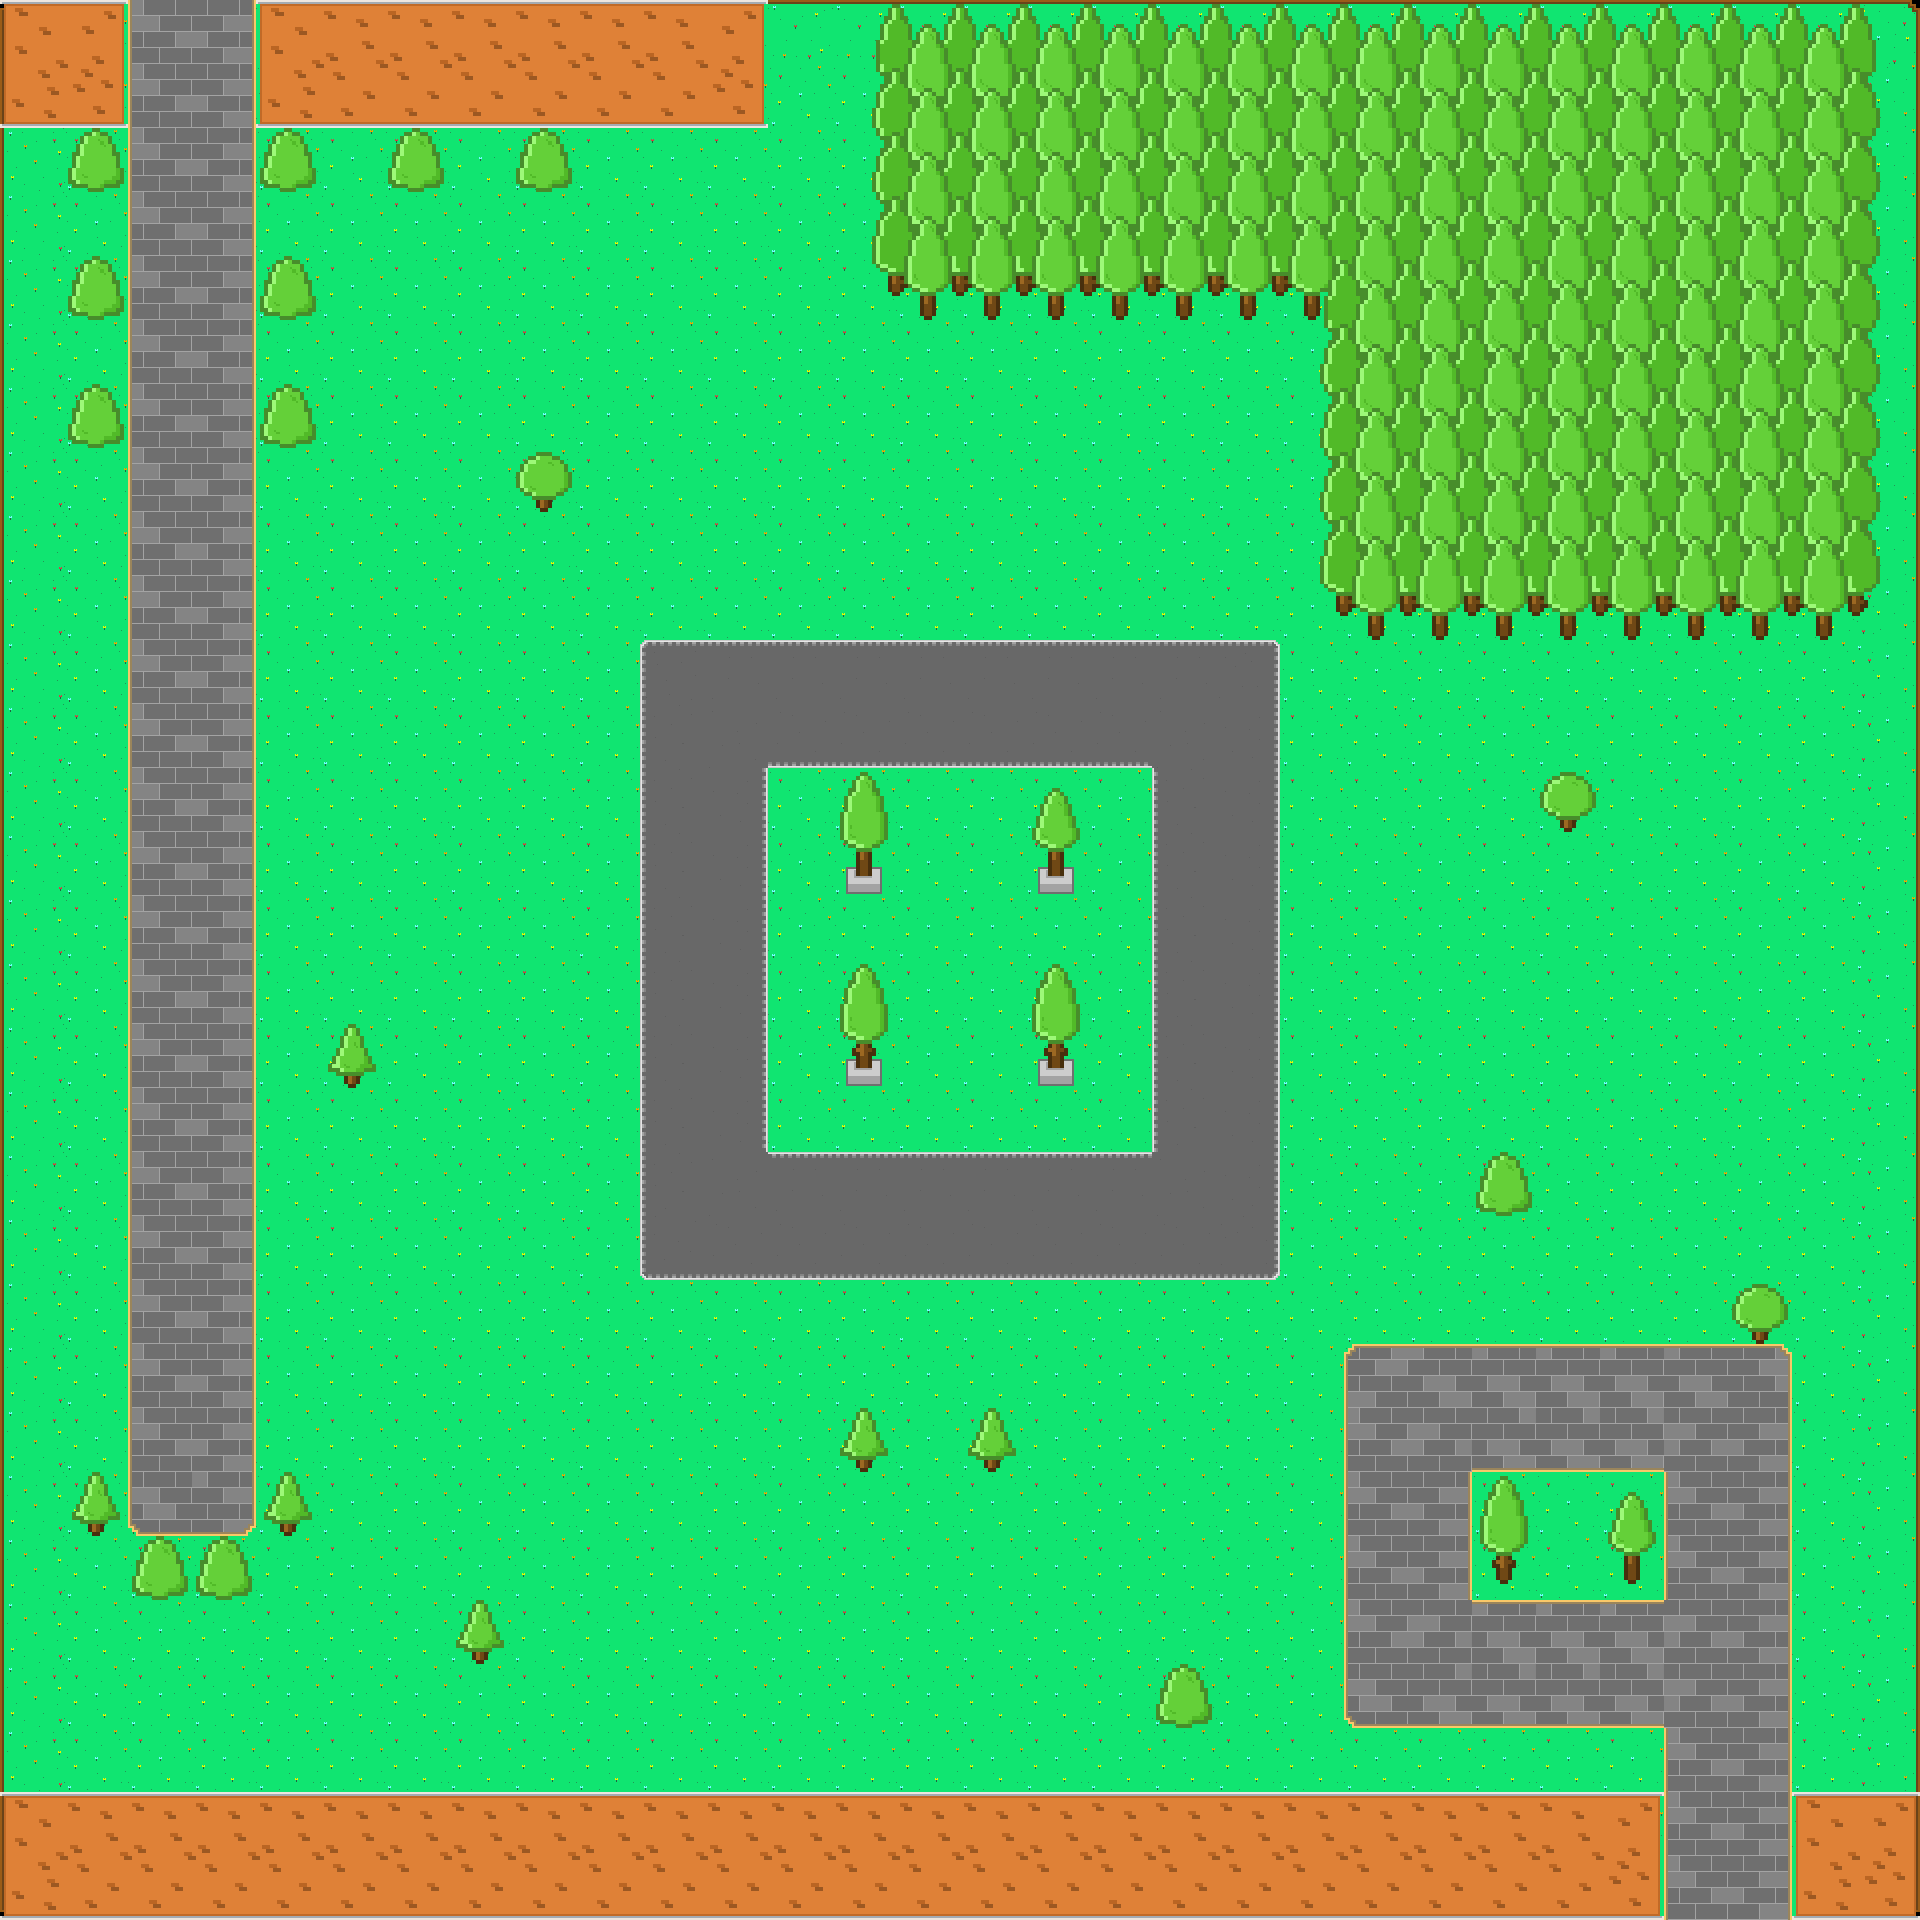

A level layout from a 2D game, rendered from its tile map. Below: a short description, then the map file with tile-grid data replaced by summaries:
An orthogonal 30x30 tile map with 64x64 px tiles, 3 tile layers (Base, Trees 1, Trees 2) and 32 objects.

<map version="1.10" tiledversion="1.10.2" orientation="orthogonal" renderorder="right-down" width="30" height="30" tilewidth="64" tileheight="64" infinite="0" nextlayerid="5" nextobjectid="35">
 <editorsettings>
  <export target="TestMap.lua" format="lua" />
 </editorsettings>
 <tileset firstgid="1" name="TestTiles" tilewidth="64" tileheight="64" tilecount="54" columns="9">
  <image source="tileset.png" width="576" height="384" />
 </tileset>
 <layer id="1" name="Base" width="30" height="30">
  <data>[900 cells, 900 non-empty, 9 distinct tile ids]</data>
 </layer>
 <objectgroup id="4" name="Walls">
  <object id="1" x="0" y="0" width="128" height="128" />
  <object id="2" x="256" y="0" width="512" height="128" />
  <object id="3" x="256" y="128" width="64" height="64" />
  <object id="4" x="384" y="128" width="64" height="64" />
  <object id="5" x="512" y="128" width="64" height="64" />
  <object id="8" x="256" y="256" width="64" height="64" />
  <object id="9" x="256" y="384" width="64" height="64" />
  <object id="10" x="64" y="384" width="64" height="64" />
  <object id="11" x="64" y="256" width="64" height="64" />
  <object id="12" x="64" y="128" width="64" height="64" />
  <object id="13" x="832" y="0" width="1088" height="320" />
  <object id="14" x="1280" y="320" width="640" height="320" />
  <object id="15" x="832" y="768" width="64" height="128" />
  <object id="16" x="1024" y="768" width="64" height="128" />
  <object id="17" x="832" y="960" width="64" height="128" />
  <object id="18" x="1024" y="960" width="64" height="128" />
  <object id="19" x="512" y="448" width="64" height="64" />
  <object id="20" x="320" y="1024" width="64" height="64" />
  <object id="21" x="256" y="1472" width="64" height="64" />
  <object id="22" x="128" y="1536" width="128" height="64" />
  <object id="23" x="64" y="1472" width="64" height="64" />
  <object id="24" x="448" y="1600" width="64" height="64" />
  <object id="25" x="832" y="1408" width="64" height="64" />
  <object id="26" x="960" y="1408" width="64" height="64" />
  <object id="27" x="1152" y="1664" width="64" height="64" />
  <object id="28" x="1472" y="1472" width="64" height="128" />
  <object id="29" x="1600" y="1472" width="64" height="128" />
  <object id="30" x="1472" y="1152" width="64" height="64" />
  <object id="31" x="1728" y="1280" width="64" height="64" />
  <object id="32" x="1536" y="768" width="64" height="64" />
  <object id="33" x="0" y="1792" width="1664" height="128" />
  <object id="34" x="1792" y="1792" width="128" height="128" />
 </objectgroup>
 <layer id="2" name="Trees 1" width="30" height="30">
  <data>[900 cells, 383 non-empty, 40 distinct tile ids]</data>
 </layer>
 <layer id="3" name="Trees 2" width="30" height="30">
  <data>[900 cells, 16 non-empty, 4 distinct tile ids]</data>
 </layer>
</map>